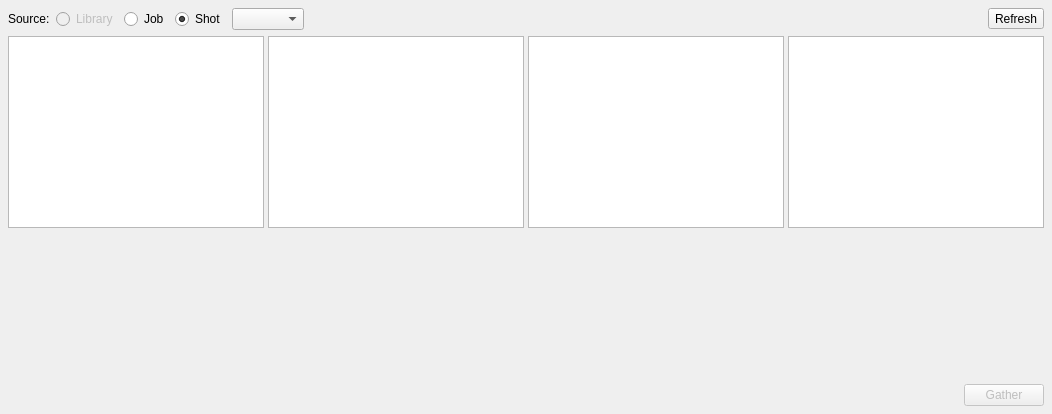
      <widget class="QWidget" name="gather_tab">
       <attribute name="title">
        <string>Gather</string>
       </attribute>
       <layout class="QVBoxLayout" name="gatherTab_verticalLayout">
        <property name="margin">
         <number>8</number>
        </property>
        <item>
         <widget class="QFrame" name="gatherAssetTop_frame">
          <property name="sizePolicy">
           <sizepolicy hsizetype="Preferred" vsizetype="Maximum">
            <horstretch>0</horstretch>
            <verstretch>0</verstretch>
           </sizepolicy>
          </property>
          <property name="frameShape">
           <enum>QFrame::NoFrame</enum>
          </property>
          <property name="frameShadow">
           <enum>QFrame::Plain</enum>
          </property>
          <property name="lineWidth">
           <number>0</number>
          </property>
          <layout class="QHBoxLayout" name="gatherAssetTop_horizontalLayout">
           <property name="margin">
            <number>0</number>
           </property>
           <item>
            <widget class="QLabel" name="gatherFrom_label">
             <property name="text">
              <string>Source:</string>
             </property>
            </widget>
           </item>
           <item>
            <widget class="QRadioButton" name="gatherFromLibrary_radioButton">
             <property name="enabled">
              <bool>false</bool>
             </property>
             <property name="autoFillBackground">
              <bool>false</bool>
             </property>
             <property name="text">
              <string>Library</string>
             </property>
             <property name="checked">
              <bool>false</bool>
             </property>
             <property name="autoExclusive">
              <bool>true</bool>
             </property>
            </widget>
           </item>
           <item>
            <widget class="QRadioButton" name="gatherFromJob_radioButton">
             <property name="enabled">
              <bool>true</bool>
             </property>
             <property name="autoFillBackground">
              <bool>false</bool>
             </property>
             <property name="text">
              <string>Job</string>
             </property>
             <property name="checked">
              <bool>false</bool>
             </property>
             <property name="autoExclusive">
              <bool>true</bool>
             </property>
            </widget>
           </item>
           <item>
            <widget class="QRadioButton" name="gatherFromShot_radioButton">
             <property name="enabled">
              <bool>true</bool>
             </property>
             <property name="autoFillBackground">
              <bool>false</bool>
             </property>
             <property name="text">
              <string>Shot</string>
             </property>
             <property name="checked">
              <bool>true</bool>
             </property>
             <property name="autoExclusive">
              <bool>true</bool>
             </property>
            </widget>
           </item>
           <item>
            <widget class="QComboBox" name="gatherFromShot_comboBox"/>
           </item>
           <item>
            <spacer name="gatherTop_horizontalSpacer">
             <property name="orientation">
              <enum>Qt::Horizontal</enum>
             </property>
             <property name="sizeHint" stdset="0">
              <size>
               <width>40</width>
               <height>20</height>
              </size>
             </property>
            </spacer>
           </item>
           <item>
            <widget class="QToolButton" name="assetRefresh_toolButton">
             <property name="toolTip">
              <string>Refresh the view</string>
             </property>
             <property name="text">
              <string>Refresh</string>
             </property>
             <property name="icon">
              <iconset resource="rsc.qrc">
               <normaloff>:/icons/icons/icon_refresh.png</normaloff>
               <disabledoff>:/icons/icons/icon_refresh_disabled.png</disabledoff>:/icons/icons/icon_refresh.png</iconset>
             </property>
             <property name="iconSize">
              <size>
               <width>15</width>
               <height>15</height>
              </size>
             </property>
             <property name="toolButtonStyle">
              <enum>Qt::ToolButtonTextBesideIcon</enum>
             </property>
             <property name="noBackground" stdset="0">
              <bool>false</bool>
             </property>
            </widget>
           </item>
          </layout>
         </widget>
        </item>
        <item>
         <widget class="QFrame" name="assetBrowser_frame">
          <property name="enabled">
           <bool>true</bool>
          </property>
          <property name="frameShape">
           <enum>QFrame::NoFrame</enum>
          </property>
          <property name="frameShadow">
           <enum>QFrame::Plain</enum>
          </property>
          <property name="lineWidth">
           <number>0</number>
          </property>
          <layout class="QHBoxLayout" name="assetBrowser_columnView_horizontalLayout">
           <property name="spacing">
            <number>4</number>
           </property>
           <property name="margin">
            <number>0</number>
           </property>
           <item>
            <widget class="QListWidget" name="assetType_listWidget">
             <property name="frameShape">
              <enum>QFrame::StyledPanel</enum>
             </property>
             <property name="alternatingRowColors">
              <bool>false</bool>
             </property>
            </widget>
           </item>
           <item>
            <widget class="QListWidget" name="assetName_listWidget">
             <property name="frameShape">
              <enum>QFrame::StyledPanel</enum>
             </property>
             <property name="alternatingRowColors">
              <bool>false</bool>
             </property>
            </widget>
           </item>
           <item>
            <widget class="QListWidget" name="assetSubType_listWidget">
             <property name="enabled">
              <bool>true</bool>
             </property>
             <property name="frameShape">
              <enum>QFrame::StyledPanel</enum>
             </property>
             <property name="alternatingRowColors">
              <bool>false</bool>
             </property>
            </widget>
           </item>
           <item>
            <widget class="QListWidget" name="assetVersion_listWidget">
             <property name="frameShape">
              <enum>QFrame::StyledPanel</enum>
             </property>
             <property name="alternatingRowColors">
              <bool>false</bool>
             </property>
            </widget>
           </item>
          </layout>
         </widget>
        </item>
        <item>
         <widget class="QFrame" name="assetInfo_frame">
          <property name="frameShape">
           <enum>QFrame::NoFrame</enum>
          </property>
          <property name="frameShadow">
           <enum>QFrame::Plain</enum>
          </property>
          <property name="lineWidth">
           <number>0</number>
          </property>
          <layout class="QHBoxLayout" name="assetInfo_horizontalLayout">
           <property name="margin">
            <number>0</number>
           </property>
           <item>
            <widget class="QLabel" name="gatherImgPreview_label">
             <property name="sizePolicy">
              <sizepolicy hsizetype="Fixed" vsizetype="Fixed">
               <horstretch>0</horstretch>
               <verstretch>0</verstretch>
              </sizepolicy>
             </property>
             <property name="minimumSize">
              <size>
               <width>256</width>
               <height>144</height>
              </size>
             </property>
             <property name="maximumSize">
              <size>
               <width>256</width>
               <height>144</height>
              </size>
             </property>
             <property name="frameShape">
              <enum>QFrame::NoFrame</enum>
             </property>
             <property name="text">
              <string/>
             </property>
            </widget>
           </item>
           <item>
            <widget class="QTextEdit" name="gatherInfo_textEdit">
             <property name="sizePolicy">
              <sizepolicy hsizetype="Expanding" vsizetype="Fixed">
               <horstretch>0</horstretch>
               <verstretch>0</verstretch>
              </sizepolicy>
             </property>
             <property name="minimumSize">
              <size>
               <width>0</width>
               <height>144</height>
              </size>
             </property>
             <property name="maximumSize">
              <size>
               <width>16777215</width>
               <height>144</height>
              </size>
             </property>
             <property name="styleSheet">
              <string notr="true">QTextEdit, QPlainTextEdit {
	background: transparent;
	border-color: transparent;
	border: 0;
}</string>
             </property>
             <property name="frameShape">
              <enum>QFrame::NoFrame</enum>
             </property>
             <property name="frameShadow">
              <enum>QFrame::Plain</enum>
             </property>
             <property name="readOnly">
              <bool>true</bool>
             </property>
            </widget>
           </item>
          </layout>
         </widget>
        </item>
        <item>
         <widget class="QFrame" name="gather_frame">
          <property name="sizePolicy">
           <sizepolicy hsizetype="Preferred" vsizetype="Maximum">
            <horstretch>0</horstretch>
            <verstretch>0</verstretch>
           </sizepolicy>
          </property>
          <property name="frameShape">
           <enum>QFrame::NoFrame</enum>
          </property>
          <property name="frameShadow">
           <enum>QFrame::Plain</enum>
          </property>
          <property name="lineWidth">
           <number>0</number>
          </property>
          <layout class="QHBoxLayout" name="gather_horizontalLayout">
           <property name="margin">
            <number>0</number>
           </property>
           <item>
            <spacer name="gatherBottom_horizontalSpacer">
             <property name="orientation">
              <enum>Qt::Horizontal</enum>
             </property>
             <property name="sizeHint" stdset="0">
              <size>
               <width>40</width>
               <height>20</height>
              </size>
             </property>
            </spacer>
           </item>
           <item>
            <widget class="QPushButton" name="gather_pushButton">
             <property name="enabled">
              <bool>false</bool>
             </property>
             <property name="sizePolicy">
              <sizepolicy hsizetype="Maximum" vsizetype="Fixed">
               <horstretch>0</horstretch>
               <verstretch>0</verstretch>
              </sizepolicy>
             </property>
             <property name="text">
              <string>Gather</string>
             </property>
             <property name="default">
              <bool>false</bool>
             </property>
             <property name="flat">
              <bool>false</bool>
             </property>
            </widget>
           </item>
          </layout>
         </widget>
        </item>
       </layout>
      </widget>
